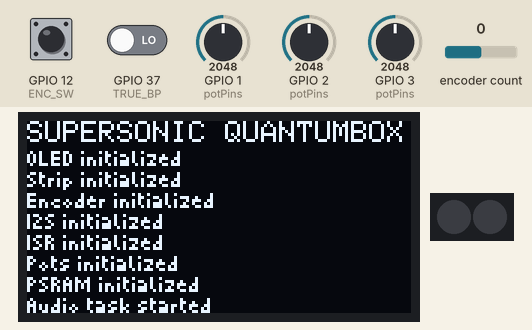
Recording of a program running on a simulated ESP32-S2. Shown: 128×64 one-colour display, 2 RGB LEDs in strip order, left to right. The inputs (shaded band) are chosen by the test bench; at power-on: encoder count 0, GPIO 1 (potPins) = 2048, GPIO 12 (ENC_SW) HIGH, GPIO 2 (potPins) = 2048, GPIO 3 (potPins) = 2048, GPIO 37 (TRUE_BP) LOW. I2S audio is not simulated (input reads silence).

Above: at 5.3 s.
At 8.4 s:
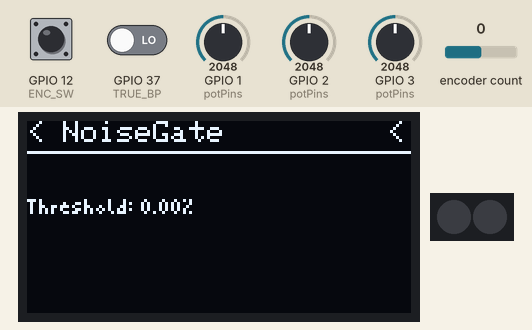
8.5 s: encoder count set to 1
At 9.1 s:
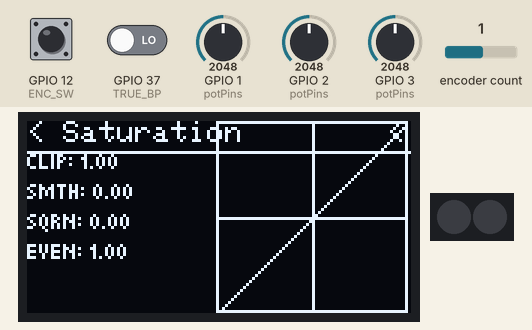
10.3 s: GPIO 1 (potPins) set to 2255
11.8 s: GPIO 1 (potPins) set to 2324
At 12.5 s:
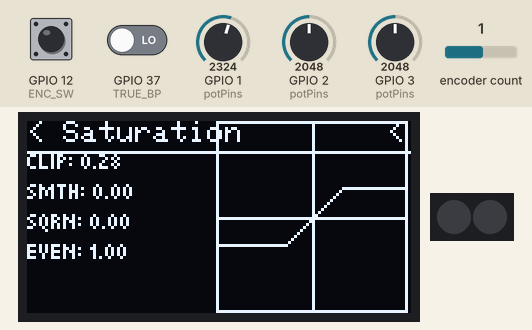
13.5 s: GPIO 12 (ENC_SW) pulled LOW for 0.15 s
At 14.1 s:
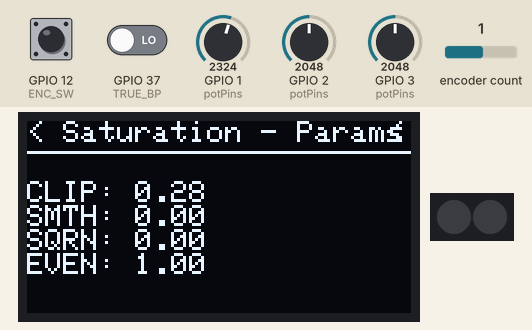
15.3 s: GPIO 2 (potPins) set to 2263
16.8 s: GPIO 2 (potPins) set to 2347
At 17.5 s:
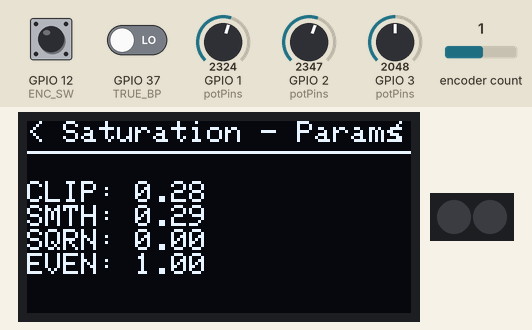
Timing chart, 0 to 19.4 s (numbered marks = the images above; inputs shaded):
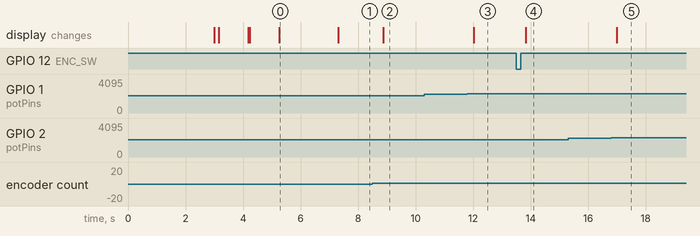

The program:

main.cpp
```cpp
#include <Arduino.h>
#include <NeoPixelBus.h>
#include <ESP32Encoder.h>
#include "driver/i2s.h"
//#include "dsps_fft2r.h"
#include "Adafruit_GFX.h"
#include "Adafruit_SSD1306.h"

#pragma GCC diagnostic warning "-Wpedantic" // Enable pedantic warnings for own code
#pragma GCC optimize("O3")                  // Optimize for speed
#pragma GCC optimize("fast-math")           // Enable fast math (Lower accuracy)

// Project libraries
#include <MenuHelper.h>
#include <GenericEffect.h>

// Effects
#include <Clip.h>
#include <Meter.h>
#include <DelayEffect.h>
#include <Saturation.h>
#include <Gain.h>
#include <Square.h>
#include <NoiseGate.h>
#include <Peak.h>
#include <DiffuserEffect.h>
#include <Scope.h>


// --------------CONFIG-----------------------
// comment out to disable

#define USE_OLED
#define USE_ENCODER
#define USE_PIXELS
//#define USE_LEDS
#define USE_TRUE_BP


// Set to true to enable pot
bool POTS_ENABLED[6] = {true, true, true, false, false, false};

// ----------------Pins-----------------------
#define POT1      GPIO_NUM_1
#define POT2      GPIO_NUM_2
#define POT3      GPIO_NUM_3
#define POT4      GPIO_NUM_4
#define PIXELPIN  GPIO_NUM_5
#define SCL       GPIO_NUM_6
#define SDA       GPIO_NUM_7
#define POT6      GPIO_NUM_8
#define POT5      GPIO_NUM_9
#define ENC_B     GPIO_NUM_10
#define ENC_A     GPIO_NUM_11
#define ENC_SW    GPIO_NUM_12
#define LED1      GPIO_NUM_13
#define LED2      GPIO_NUM_14
#define BCLK      GPIO_NUM_15
#define DIN       GPIO_NUM_16
#define DOUT      GPIO_NUM_17
#define LRCLK     GPIO_NUM_18
#define TRUE_BP   GPIO_NUM_37 // Used on Gustav's pedal

// ----------Global variables-----------------

// Effects
Meter MaxInputMeter;
Clip outputClip;
DelayEffect delayEffect;
Meter maxOutputMeter;
Saturation saturationEffect;
Square squareEffect;
NoiseGate noiseGate;
Peak peakEffect;
DiffuserEffect diffuserEffect;
Scope scopeEffect;

GenericEffect * effects[] = {
  &noiseGate,
  &saturationEffect,
  &diffuserEffect,
  //&peakEffect,
  //&squareEffect,
  &maxOutputMeter,
  //&delayEffect,
  &outputClip,
  &scopeEffect,
};

const uint32_t numEffects = sizeof(effects)/sizeof(effects[0]);

// Bindings for each pot
// potToEffect[potNum] = effectNum
int8_t potToEffect[] = {1, 1, 1, 1, 1, 1};

// DSP variables
#define I2S_NUM   I2S_NUM_0
#define BUFFSIZE  128
#define F_MUL (float)INT32_MAX
#define F_DIV (float)(1.0f/INT32_MAX)

int32_t i2s_write_buff[BUFFSIZE*2];
int32_t i2s_read_buff[BUFFSIZE*2];
float avgDspTime = 0;

// True: true bypass, the signal is skipping the pedal
// False: the signal is passing through the pedal
volatile bool trueBypass = false;

// Neopixel
#ifdef USE_PIXELS
  int pixelCount = 2;
  RgbColor pixelColors[] = {RgbColor(64,0,0), RgbColor(0,0,0)};
  NeoPixelBus<NeoGrbFeature, Neo800KbpsMethod> strip(pixelCount, PIXELPIN);
#endif

// Encoder
#ifdef USE_ENCODER
  ESP32Encoder encoder;
  bool encoderButton = false;
  int32_t encoderCount = 0;
#endif

// potentiometers
float pots[6];
#define F_POTS (1.0f/8196.0f)
gpio_num_t potPins[6] = {POT1, POT2, POT3, POT4, POT5, POT6};

//deadband for pots
bool potsChanged[6] = {false, false, false, false, false, false};
uint32_t potsLastChanged[6] = {0, 0, 0, 0, 0, 0};
#define POTS_CHANGED_THRESHOLD 0.03f

// OLED
#ifdef USE_OLED
  TwoWire OledWire = TwoWire(0);
  Adafruit_SSD1306 display(128, 64, &OledWire, -1);

  PedalContext ctx = {
    effects,
    numEffects,
    &display,
    0,
    0
  };

  MenuHelper menuHelper = NULL;
#endif

// Macro for debug output during startup
#ifdef USE_OLED
  #define debugPrint(x) {display.println(x); display.display(); log_i(x);}
#else
  #define debugPrint(x) {Serial.println(x);}
#endif

// LED filaments
#ifdef USE_LEDS
  int ledBrightness[] = {0, 0};
#endif

// Is executed every time the switch changes
volatile uint32_t lastSwitchChange = 0;
#define DEBOUNCE_TIME_MS 20
void IRAM_ATTR switchISR() {
    //display.println("MAIN SWITCH EVENT2");
    //Serial.println("MAIN SWITCH EVENT 2");

    // Avoid bouncing by only allowing switch-changes at least DEBOUNCE_TIME_MS apart
    if (millis() - lastSwitchChange > DEBOUNCE_TIME_MS){
      lastSwitchChange = millis();
      trueBypass = digitalRead(TRUE_BP);

      // write to neopixels
      #ifdef USE_PIXELS
        // Red for "active"
        if (trueBypass) strip.SetPixelColor(0, pixelColors[0]);
        else strip.SetPixelColor(0, RgbColor(0,0,0));

        strip.SetPixelColor(1, pixelColors[1]);
        strip.Show();
      #endif

  }
}


// --------------Functions--------------------

void install_i2s(){
  // Don't need these warnings, this code is from espressif docs
  #pragma GCC diagnostic push
  #pragma GCC diagnostic ignored "-Wpedantic"
  #pragma GCC diagnostic ignored "-Wmissing-field-initializers"

  // I2S
  i2s_config_t i2s_config = {
    .mode = (i2s_mode_t) (I2S_MODE_MASTER | I2S_MODE_TX | I2S_MODE_RX), // Both TX and RX in master mode
    .sample_rate = 48000,
    .bits_per_sample = I2S_BITS_PER_SAMPLE_32BIT,
    .channel_format = I2S_CHANNEL_FMT_RIGHT_LEFT,
    .communication_format = I2S_COMM_FORMAT_STAND_I2S,
    .intr_alloc_flags = ESP_INTR_FLAG_LEVEL1,
    .dma_buf_count = 4,
    .dma_buf_len = BUFFSIZE,
    .use_apll = true,
    .tx_desc_auto_clear = true,
    .mclk_multiple = I2S_MCLK_MULTIPLE_256,
  };

  i2s_pin_config_t pin_config = {
    .mck_io_num = 0,
    .bck_io_num = BCLK,
    .ws_io_num = LRCLK,
    .data_out_num = DOUT,
    .data_in_num = DIN
  };

  #pragma GCC diagnostic pop

  ESP_ERROR_CHECK(i2s_driver_install(I2S_NUM, &i2s_config, 0, NULL));
  ESP_ERROR_CHECK(i2s_set_pin(I2S_NUM, &pin_config));
}

void AudioTask(void *pvParameters){

  // Wait for input buffer to fill up
  delay(1000);

  while(1){

    // Read from I2S
    size_t bytes_written;
    ESP_ERROR_CHECK(i2s_read(I2S_NUM, (char *) i2s_read_buff, BUFFSIZE*2*sizeof(int32_t), &bytes_written, portMAX_DELAY));
    uint32_t startTime = micros();

    // Send to a chunk to DSP function, one sample at a time
    for (int i = 0; i < BUFFSIZE; i++)
    {
      //Save current sample
      float s = ((float) i2s_read_buff[i * 2])*F_DIV;

      // Call DSP function for modified sample
      for (int e = 0; e < numEffects; e++)
      {
        s = effects[e]->DSP(s);
      }

      int32_t si = s*F_MUL;
      //Write sample to I2S buffer
      i2s_write_buff[i * 2] = si;
      i2s_write_buff[i * 2 + 1] = si;
    }

    // Calculate DSP time
    uint32_t DSPTime = micros() - startTime;
    float DSPpct = DSPTime*(48000.0f/(BUFFSIZE*1000000.0f));
    avgDspTime = (avgDspTime * 0.95f) + (DSPpct * 0.05f);

    // Write to I2S
    ESP_ERROR_CHECK(i2s_write(I2S_NUM, (const char*) &i2s_write_buff, BUFFSIZE *2* sizeof(int32_t), &bytes_written, portMAX_DELAY));
  }
}

void PeripheralTask(void *pvParameters){
  TickType_t LastWakeTime = xTaskGetTickCount();
  float taskFrequency = 5; // Hz
  float taskMillis = 1000.0 / taskFrequency;
  const TickType_t xFrequency = pdMS_TO_TICKS(taskMillis);

  #ifdef USE_OLED
    //uint32_t maxRam = ESP.getPsramSize();

    int32_t lastEncoderCount = 0;
    uint32_t encoderButtonCount = 0;
    menuHelper = MenuHelper(&ctx);
    bool buttonHeld = false;
  #endif

  while(1){

    // send pot values to effects
    for(int i = 0; i<6; i++){
      if(POTS_ENABLED[i]){
        int8_t effectNum = potToEffect[i];
        if(effectNum != -1 && potsChanged[i] && effects[effectNum]->getNumInputs() > i)
          effects[effectNum]->setInputValue(i, pots[i]);
      }
    }

    // Read encoder
    #ifdef USE_ENCODER
      encoderCount = encoder.getCount()/2;
      encoderButton = !digitalRead(ENC_SW);
      encoderButtonCount += encoderButton;
    #endif

    // write to OLED
    #ifdef USE_OLED

      if(!encoderButton && encoderButtonCount > 0 && encoderButtonCount < 5 && !buttonHeld){
        menuHelper.HandleInput(MENU_PRESS);
        encoderButtonCount = 0;
      }else if (encoderButton && encoderButtonCount >= 5 && !buttonHeld){
        menuHelper.HandleInput(MENU_HOLD);
        buttonHeld = true;
      }else if (!encoderButton && buttonHeld){
        encoderButtonCount = 0;
        buttonHeld = false;
      }else if (encoderCount > lastEncoderCount){
        menuHelper.HandleInput(MENU_LEFT);
        lastEncoderCount += 1;
      }else if (encoderCount < lastEncoderCount){
        menuHelper.HandleInput(MENU_RIGHT);
        lastEncoderCount -= 1;
      }else{
        menuHelper.UpdateDisplay();
      }

    #endif

    //write to LED filaments
    #ifdef USE_LEDS
      ledcWrite(0, ledBrightness[0]);
      ledcWrite(1, ledBrightness[1]);
    #endif

    // vTaskDelayUntil(&LastWakeTime, xFrequency);
    vTaskDelay(xFrequency);

  }
}

void potLoop(void *pvParameters){
  TickType_t LastWakeTime = xTaskGetTickCount();
  uint16_t taskFrequency = 100; // Hz
  uint16_t taskMillis = 1000.0 / taskFrequency;
  const TickType_t xFrequency = pdMS_TO_TICKS(taskMillis);

  // FIR filter for smoothing pots
  while(1){
    for (int i = 0; i < 6; i++)
    {
      if(POTS_ENABLED[i]){
        float oldVal = pots[i];
        float newVal = analogRead(potPins[i])*F_POTS;

        // Linear for a short amount of time after a change
        if (potsChanged[i]){
          if (millis() - potsLastChanged[i] < 500){
            pots[i] = newVal;
          } else {
            potsChanged[i] = false;
          }
        }

        // If the pot has changed, update the value, reset time
        if(abs(newVal - oldVal) > POTS_CHANGED_THRESHOLD){
          potsChanged[i] = true;
          pots[i] = newVal;
          potToEffect[i] = ctx.CurrentEffectNum;
          potsLastChanged[i] = millis();
        }

      }
    }

    vTaskDelayUntil(&LastWakeTime, xFrequency);
  }
}


void setup() {

  delay(3000); // If it crashes after the delay, there is time to upload

  // put your setup code here, to run once:¨
  //#ifndef USE_OLED
    Serial.begin(115200);
    Serial.setDebugOutput(true);
  //#endif

  // Initialize OLED
  #ifdef USE_OLED
    OledWire.setPins(SDA, SCL);
    display.begin(SSD1306_SWITCHCAPVCC, 0x3C, false, true);
    display.clearDisplay();
    display.setTextColor(1);
    display.println("SUPERSONIC QUANTUMBOX");
    display.display();
    display.setFont(&Picopixel);

    debugPrint("OLED initialized");
  #endif

  // Initialize the strip
  #ifdef USE_PIXELS
    strip.Begin();
    strip.Show();
    debugPrint("Strip initialized");
  #endif

  // Initialize the encoder
  #ifdef USE_ENCODER
    encoder.attachHalfQuad(ENC_A, ENC_B);
    encoder.clearCount();
    pinMode(ENC_SW, INPUT_PULLUP);
    debugPrint("Encoder initialized");
  #endif

  // Initialize I2S
  install_i2s();
  debugPrint("I2S initialized");

  delay(1000);

  // If the state of the switch (true bypass) is measured at pin 'TRUE_BP'
  #ifdef USE_TRUE_BP
    pinMode(TRUE_BP, INPUT);
    trueBypass = digitalRead(TRUE_BP);
    attachInterrupt(digitalPinToInterrupt(TRUE_BP), switchISR, CHANGE);
    debugPrint("ISR initialized");
  #endif

  // Initialize the pots
  analogSetAttenuation(ADC_11db);
  for (int i = 0; i < 6; i++)
  {
    if(POTS_ENABLED[i]){
      pinMode(potPins[i], INPUT);
      pots[i] = analogRead(potPins[i]);
    }
  }
  debugPrint("Pots initialized");

  // Initialize LED filament
  #ifdef USE_LEDS
    pinMode(LED1, OUTPUT);
    ledcAttachPin(LED1, 0);
    ledcSetup(0, 1000, 8);
    ledcWrite(0, 0);

    pinMode(LED2, OUTPUT);
    ledcAttachPin(LED2, 1);
    ledcSetup(1, 1000, 8);
    ledcWrite(1, 0);
    debugPrint("LEDs initialized");
  #endif

  // Start the audio task
  psramInit();
  debugPrint("PSRAM initialized");

  // Initialize effects
  for(int i = 0; i < numEffects; i++){
    effects[i]->init();
  }

  delay(1000);
  // Start audio task
  xTaskCreate(AudioTask, "AudioTask", 10000, NULL, 10, NULL);
  //display.clearDisplay();
  //display.setCursor(0, 4);
  debugPrint("Audio task started");

  delay(1000);

  // Start pot task
  xTaskCreate(potLoop, "potLoop", 10000, NULL, 1, NULL);
  debugPrint("PotLoop started");

  delay(1000);
  // Start peripheral task
  // TODO: Split updating display and handling input into two tasks
  xTaskCreate(PeripheralTask, "PeripheralTask", 10000, NULL, 1, NULL);
  // Do not use display after this point, it is used by the peripheral task
}

void loop() {
  delay(50000);
}
```

Measured:
- the behaviour switches between 2293 and 2294 on GPIO 1 (potPins) (found by bisection; images 2 and 3)
- the behaviour switches between 2293 and 2294 on GPIO 2 (potPins) (found by bisection; images 4 and 5)
- after the input at 8.5 s, the display: changes after 0.37 s (image 2)
- after the input at 10.3 s, every drawn part: stays the same
- after the input at 11.8 s, the display: changes after 0.23 s (image 3)
- after the input at 13.5 s, the display: changes after 0.33 s (image 4)
- after the input at 15.3 s, every drawn part: stays the same
- after the input at 16.8 s, the display: changes after 0.19 s (image 5)
- what the display in image 0 shows lasts 2.0 s, from 5.3 s to 7.3 s
